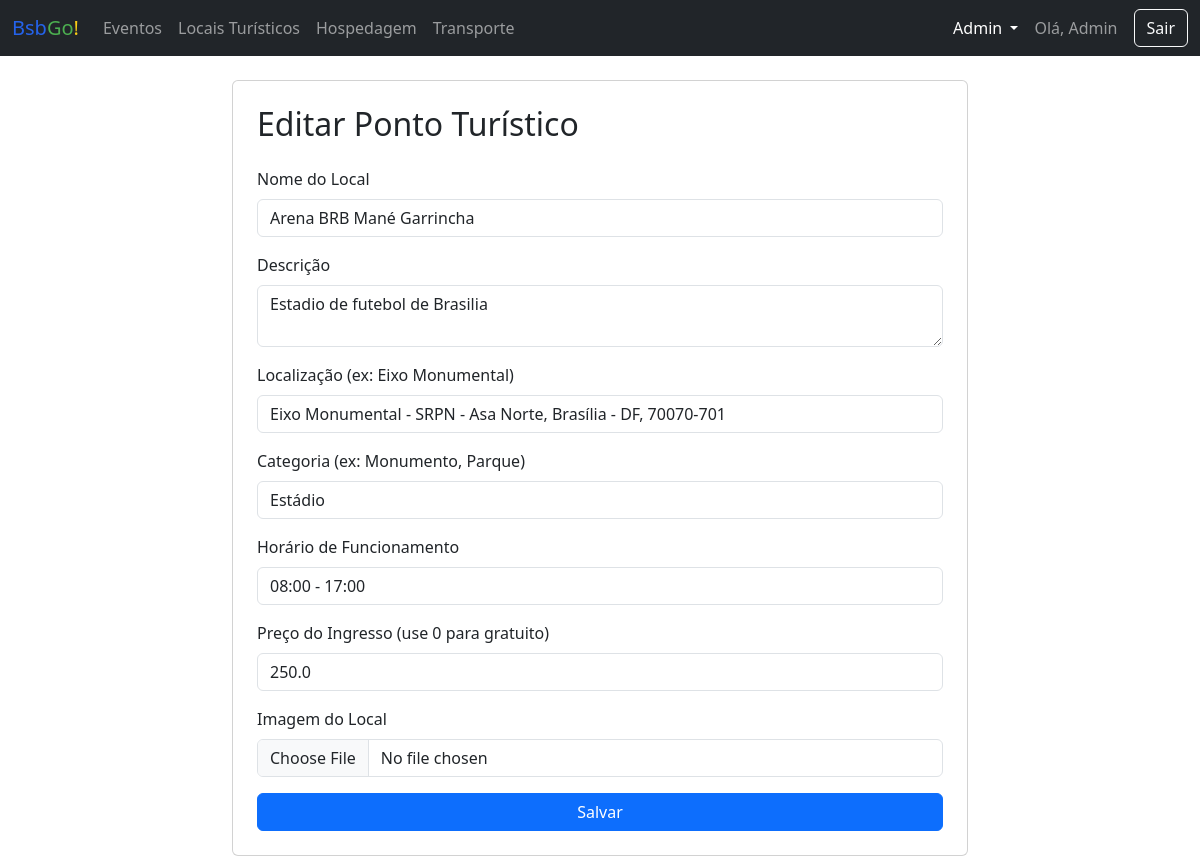
The app's page /admin/ponto/editar/4 (signed in) with its own data.
### app/models.py (models this page shows, shortened)
class Usuario(UserMixin, db.Model):
    id = db.Column(db.Integer, primary_key=True)
    nome = db.Column(db.String(100), nullable=False)
    email = db.Column(db.String(150), unique=True, nullable=False)
    senha_hash = db.Column(db.String(256))
    tipo = db.Column(db.String(50), nullable=False, default='turista') # turista, morador, admin

class PontoTuristico(db.Model):
    id = db.Column(db.Integer, primary_key=True)
    nome = db.Column(db.String(100), nullable=False)
    descricao = db.Column(db.Text, nullable=False)
    localizacao = db.Column(db.String(150))
    categoria = db.Column(db.String(50))
    horario = db.Column(db.String(100))
    preco = db.Column(db.Float)
    imagem_file = db.Column(db.String(100), nullable=False, default='default.jpg')
    eventos = db.relationship('Evento', backref='ponto', lazy=True)

### app/routes.py (the view, shortened to what this page needs)
@main.route('/admin/ponto/editar/<int:ponto_id>', methods=['GET', 'POST'])
@login_required
@admin_required
def editar_ponto(ponto_id):
    ponto = PontoTuristico.query.get_or_404(ponto_id)
    form = PontoTuristicoForm(obj=ponto)
    return render_template('form_page.html', form=form, title="Editar Ponto Turístico")

### app/forms.py
class PontoTuristicoForm(FlaskForm):
    nome = StringField('Nome do Local', validators=[DataRequired()])
    descricao = TextAreaField('Descrição', validators=[DataRequired()])
    localizacao = StringField('Localização (ex: Eixo Monumental)')
    categoria = StringField('Categoria (ex: Monumento, Parque)')
    horario = StringField('Horário de Funcionamento')
    preco = FloatField('Preço do Ingresso (use 0 para gratuito)')
    imagem = FileField('Imagem do Local', validators=[FileAllowed(['jpg', 'png', 'jpeg'])])
    submit = SubmitField('Salvar')

### app/__init__.py (called while the page is built)
def create_app():
    app = Flask(__name__)
    app.config['SECRET_KEY'] = os.environ.get('SECRET_KEY')
    app.config['SQLALCHEMY_DATABASE_URI'] = 'sqlite:///database.db'
    app.config['SQLALCHEMY_TRACK_MODIFICATIONS'] = False
    db.init_app(app)
    migrate.init_app(app, db)
    login_manager.init_app(app)
    login_manager.login_view = 'main.login' # type: ignore
    from .models import Usuario
    @login_manager.user_loader
    def load_user(user_id):
        return Usuario.query.get(int(user_id))
    from .routes import main as main_blueprint
    app.register_blueprint(main_blueprint)
    return app

### app/routes.py (called while the page is built)
def admin_required(f):
    @wraps(f)
    def decorated_function(*args, **kwargs):
        if not current_user.is_authenticated or current_user.tipo != 'admin':
            abort(403) # Proibido o acesso
        return f(*args, **kwargs)
    return decorated_function

### app/templates/form_page.html (shortened to what this page needs)
{% extends 'base.html' %}
{% block content %}
<div class="row justify-content-center">
    <div class="col-md-8">
        <div class="card p-4">
            <h2 class="mb-4">{{ title }}</h2>
            <form method="POST" novalidate enctype="multipart/form-data">
                {% for field in form if field.type != 'SubmitField' and field.type != 'CSRFTokenField' %}
                <div class="mb-3">
                    {{ field.label(class="form-label") }}
                    {{ field(class="form-control") }}
                </div>
                {% endfor %}
                {{ form.submit(class="btn btn-primary w-100") }}
            </form>
        </div>
    </div>
</div>
{% endblock %}

### app/templates/base.html (shortened to what this page needs)
<!DOCTYPE html>
<html lang="pt-br">
  <head>
    <link
      href="https://cdn.jsdelivr.net/npm/bootstrap@5.3.3/dist/css/bootstrap.min.css"
      rel="stylesheet"
    />
    <link rel="stylesheet" href="../static/css/style.css">
  </head>
  <body>
    <nav class="navbar navbar-expand-lg navbar-dark bg-dark">
      <div class="container-fluid">
        <a class="navbar-brand title-bsb" href="{{ url_for('main.index') }}">Bsb<span class="go">Go</span><span class="exclaim">!</span></a>
        <div class="collapse navbar-collapse" id="navbarNav">
          <ul class="navbar-nav me-auto mb-2 mb-lg-0">
            <li class="nav-item"><a class="nav-link" href="#">Eventos</a></li>
            <li class="nav-item">
              <a class="nav-link" href="#">Locais Turísticos</a>
            </li>
            <li class="nav-item">
              <a class="nav-link" href="#">Hospedagem</a>
            </li>
            <li class="nav-item">
              <a class="nav-link" href="#">Transporte</a>
            </li>
          </ul>
          <div class="d-flex align-items-center">
            {% if current_user.is_authenticated %} {% if current_user.tipo ==
            'admin' %}
            <div class="nav-item dropdown me-3">
              <a
                class="nav-link dropdown-toggle text-white"
                href="#"
                id="adminDropdown"
                role="button"
                data-bs-toggle="dropdown"
                aria-expanded="false"
              >
                Admin
              </a>
            </div>
            {% endif %}
            <span class="navbar-text me-3">Olá, {{ current_user.nome }}</span>
            <a class="btn btn-outline-light" href="{{ url_for('main.logout') }}"
              >Sair</a
            >
            {% endif %}
          </div>
        </div>
      </div>
    </nav>
    <main class="container mt-4">
       {% block content %}{% endblock %}
    </main>
  </body>
</html>

### records on screen
Usuario: nome "Admin"
PontoTuristico: nome "Arena BRB Mané Garrincha" "Estadio de futebol de Brasilia" "Eixo Monumental - SRPN - Asa Norte, Brasília - DF, 70070-701" "Estádio" "08:00 - 17:00" "250.0"

### other values on screen
{{ title }} "Editar Ponto Turístico"
{{ field.label(class="form-label") }} "Nome do Local" "Descrição" "Localização (ex: Eixo Monumental)" "Categoria (ex: Monumento, Parque)" "Horário de Funcionamento" "Preço do Ingresso (use 0 para gratuito)" "Imagem do Local"
